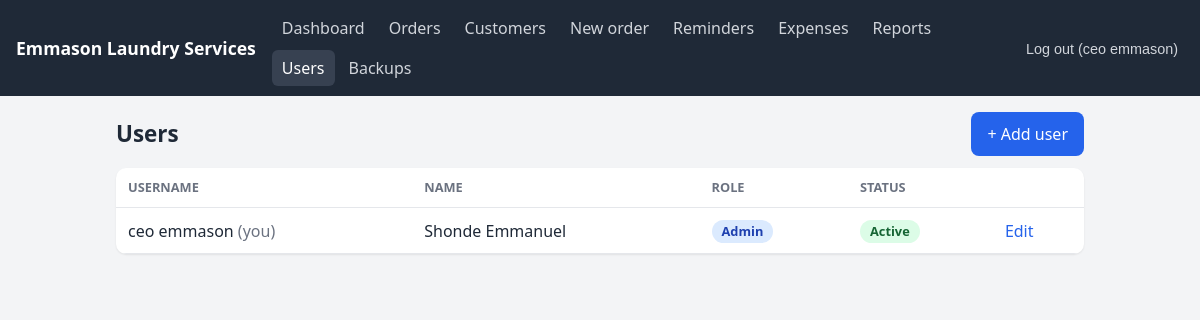
Screenshot of /app/users (signed in) with the database file from the repository.
### app/models.py (models this page shows)
class User(Base):
     __tablename__ = "users"
     id = Column(Integer, primary_key=True)
     username = Column(String, unique=True, nullable=False)
     full_name = Column(String, nullable=False)
     password_hash = Column(String, nullable=False)
     role = Column(String, default="staff")        # admin or staff
     is_active = Column(Boolean, default=True)
     created_at = Column(DateTime, default=datetime.utcnow)

### app/routers/web_admin.py (the view)
@router.get("/app/users")
def users_page(request: Request, msg: str = "", user=Depends(web_admin),
               db: Session = Depends(get_db)):
    users = db.query(models.User).order_by(models.User.username).all()
    return templates.TemplateResponse(
        request, "users.html",
        {"user": user, "page": "users", "users": users, "message": MESSAGES.get(msg)},
    )

### app/templates/users.html (shortened to what this page needs)
{% extends "base.html" %}
{% block content %}
<div class="page-head">
  <h1>Users</h1>
  <a class="btn" href="/app/users/new">+ Add user</a>
</div>
<div class="table-wrap">
  <table>
    <thead><tr><th>Username</th><th>Name</th><th>Role</th><th>Status</th><th></th></tr></thead>
    <tbody>
      {% for u in users %}
      <tr>
        <td>{{ u.username }}{% if u.id == user.id %} <span class="muted">(you)</span>{% endif %}</td>
        <td>{{ u.full_name }}</td>
        <td><span class="badge {{ 'ready' if u.role == 'admin' else 'received' }}">{{ u.role|capitalize }}</span></td>
        <td><span class="badge {{ 'paid' if u.is_active else 'unpaid' }}">{{ 'Active' if u.is_active else 'Deactivated' }}</span></td>
        <td><a href="/app/users/{{ u.id }}/edit">Edit</a></td>
      </tr>
      {% endfor %}
    </tbody>
  </table>
</div>
{% endblock %}

### app/templates/base.html (shortened to what this page needs)
<!doctype html>
<html lang="en">
<head>
  <link rel="stylesheet" href="/static/style.css">
</head>
<body>
  <header class="topbar">
    <a class="brand" href="/app">{{ business }}</a>
        <nav>
      <a href="/app" class="{{ 'active' if page == 'dashboard' }}">Dashboard</a>
      <a href="/app/orders" class="{{ 'active' if page == 'orders' }}">Orders</a>
      <a href="/app/customers" class="{{ 'active' if page == 'customers' }}">Customers</a>
      <a href="/app/orders/new" class="{{ 'active' if page == 'new_order' }}">New order</a>
      <a href="/app/reminders" class="{{ 'active' if page == 'reminders' }}">Reminders</a>
      {% if user.role == "admin" %}
      <a href="/app/expenses" class="{{ 'active' if page == 'expenses' }}">Expenses</a>
      <a href="/app/reports" class="{{ 'active' if page == 'reports' }}">Reports</a>
      <a href="/app/users" class="{{ 'active' if page == 'users' }}">Users</a>
      <a href="/app/backups" class="{{ 'active' if page == 'backups' }}">Backups</a>
      {% endif %}
    </nav>
    <form method="post" action="/logout">
      <button class="link">Log out ({{ user.username }})</button>
    </form>
  </header>
  <main>
    {% block content %}{% endblock %}
  </main>
</body>
</html>

### app/static/style.css (style rules this page uses)
* { box-sizing: border-box; }
body { margin: 0; font-family: system-ui, -apple-system, "Segoe UI", Roboto, sans-serif; background: #f3f4f6; color: #1f2937; line-height: 1.5; }
a { color: #2563eb; text-decoration: none; }
.topbar { background: #1f2937; color: #fff; padding: 10px 16px; display: flex; flex-wrap: wrap; align-items: center; gap: 8px 16px; }
.topbar .brand { color: #fff; font-weight: 700; font-size: 1.1rem; }
.topbar nav { display: flex; flex-wrap: wrap; gap: 4px; flex: 1; }
.topbar nav a { color: #d1d5db; padding: 6px 10px; border-radius: 6px; }
.topbar nav a.active, .topbar nav a:hover { background: #374151; color: #fff; }
.topbar form { margin: 0; }
button.link { background: none; border: 0; color: #d1d5db; cursor: pointer; font-size: .9rem; }
main { max-width: 1000px; margin: 0 auto; padding: 16px; }
h1 { font-size: 1.4rem; margin: 8px 0 16px; }
.btn { display: inline-block; background: #2563eb; color: #fff; border: 0; border-radius: 8px; padding: 10px 16px; font-size: 1rem; cursor: pointer; }
.table-wrap { overflow-x: auto; background: #fff; border-radius: 10px; box-shadow: 0 1px 2px rgba(0,0,0,.08); }
table { width: 100%; border-collapse: collapse; }
th, td { text-align: left; padding: 10px 12px; border-bottom: 1px solid #e5e7eb; white-space: nowrap; }
th { font-size: .8rem; color: #6b7280; text-transform: uppercase; }
.badge { display: inline-block; padding: 2px 10px; border-radius: 999px; font-size: .8rem; font-weight: 600; }
.badge.ready { background: #dbeafe; color: #1e40af; }
.badge.paid { background: #dcfce7; color: #166534; }
.page-head { display: flex; justify-content: space-between; align-items: center; flex-wrap: wrap; gap: 8px; margin-bottom: 12px; }
.page-head h1 { margin: 0; }
.muted { color: #6b7280; }

### rows the page displays
User: username "ceo emmason", shows "(you)", full_name "Shonde Emmanuel", role "Admin", is_active "Active"

### other values shown
{{ business }} "Emmason Laundry Services"
